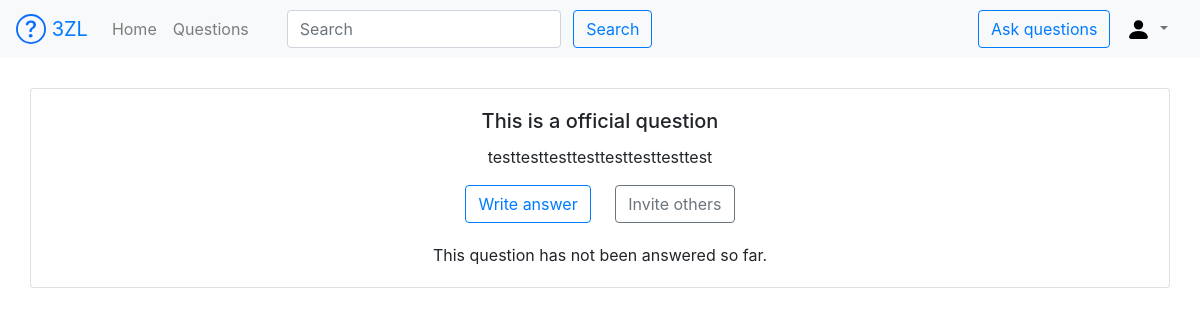
/question6, run on the app's committed database.
### appdir/models.py (models this page shows, shortened)
class Question(db.Model):
    id = db.Column(db.Integer, primary_key=True)
    title = db.Column(db.String(100), index=True)
    description = db.Column(db.String(300), index=True)
    datetime = db.Column(db.DateTime)
    user_id = db.Column(db.Integer, db.ForeignKey('user.id'))
    type = db.Column(db.Integer)
    status = db.Column(db.Integer)

### appdir/routes.py (the view)
@app.route('/question<question_id>', methods=['GET', 'POST'])
def question(question_id):
    current_question = Question.query.filter(Question.id == question_id).first()
    question_form = QuestionForm()
    if question_form.validate_on_submit():
        return validate_question(question_form)
    answer_form = AnswerForm()
    if answer_form.validate_on_submit():
        return validate_answer(answer_form=answer_form, question_id=question_id)
    users_in_db = User.query.all()
    answers_in_db = Answer.query.filter(Answer.question_id == question_id)
    answer_ids = []
    for answer in answers_in_db:
        answer_ids.append(answer.id)
    answers = get_answers(answer_ids=answer_ids)
    return render_template(
        'question.html',
        username=session.get('USERNAME'),
        question_form=question_form,
        question=current_question,
        answer_form=answer_form,
        answers=answers,
        user_id=session.get('USERID'),
        users=users_in_db
    )

### appdir/forms.py
class QuestionForm(FlaskForm):
    title = StringField('Title', validators=[DataRequired()],
                        render_kw={'class': 'form-control', 'id': 'question-title'})
    description = TextAreaField('Description', validators=[DataRequired()],
                                render_kw={'class': 'form-control', 'id': 'question-des'})
    submit = SubmitField('Post', render_kw={'class': 'btn btn-outline-primary', 'id': 'submit-question'})

class AnswerForm(FlaskForm):
    content = TextAreaField('Content', validators=[DataRequired()],
                            render_kw={'class': 'form-control', 'id': 'answer-content'})
    submit = SubmitField('Post', render_kw={'class': 'btn btn-outline-primary', 'id': 'submit-answer'})

### appdir/templates/question.html (shortened to what this page needs)
{% extends 'base.html' %}
{% block content %}
    <div class="card text-center">
        <div class="card-body">
            <h5 class="card-title">{{ question.title }}</h5>
            <p class="card-text">{{ question.description }}</p>
            <button type="button" class="btn btn-outline-primary" id="write" data-toggle="modal"
                    data-target="#answer-modal">Write answer
            </button>
            <button type="button" class="btn btn-outline-secondary" data-toggle="modal" data-target="#invite-modal">
                Invite others
            </button>
            {% if answers | length == 0 %}
                <p class="card-text" style="margin-top: 20px">This question has not been answered so far.</p>
            {% endif %}
        </div>
    </div>
{% endblock %}

### appdir/templates/question.html (style rules this page uses)
.card { margin: 30px; }
#write { margin-right: 20px; }

### data on the page
Question: title "This is a official question", description "testtesttesttesttesttesttesttest"
